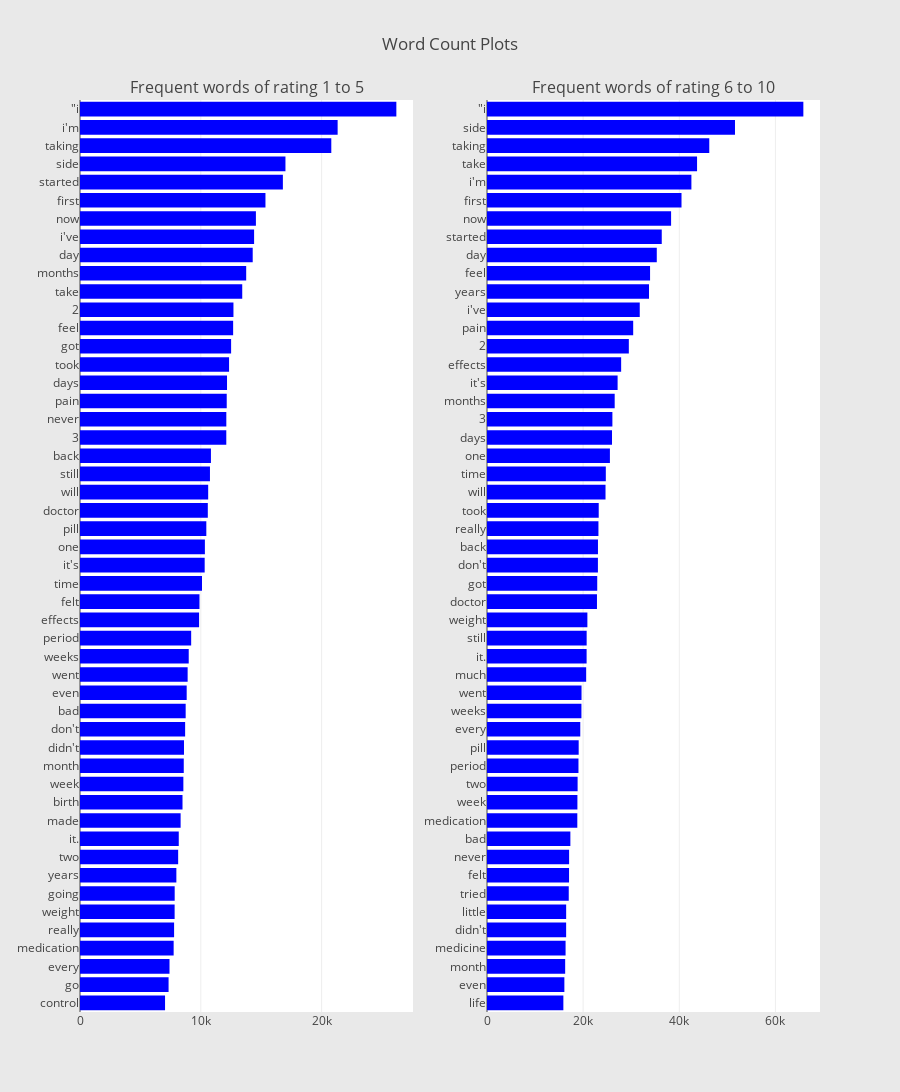

The notebook cell this image was saved under:
### Code cell
## custom function for ngram generation ##
def generate_ngrams(text, n_gram=1):
    token = [token for token in text.lower().split(" ") if token != "" if token not in STOPWORDS]
    ngrams = zip(*[token[i:] for i in range(n_gram)])
    return [" ".join(ngram) for ngram in ngrams]

## custom function for horizontal bar chart ##
def horizontal_bar_chart(df, color):
    trace = go.Bar(
        y=df["word"].values[::-1],
        x=df["wordcount"].values[::-1],
        showlegend=False,
        orientation = 'h',
        marker=dict(
            color=color,
        ),
    )
    return trace

## Get the bar chart from rating  8 to 10 review ##
freq_dict = defaultdict(int)
for sent in df_all_1_5["review"]:
    for word in generate_ngrams(sent):
        freq_dict[word] += 1
fd_sorted = pd.DataFrame(sorted(freq_dict.items(), key=lambda x: x[1])[::-1])
fd_sorted.columns = ["word", "wordcount"]
trace0 = horizontal_bar_chart(fd_sorted.head(50), 'blue')

## Get the bar chart from rating  4 to 7 review ##
freq_dict = defaultdict(int)
for sent in df_all_6_10["review"]:
    for word in generate_ngrams(sent):
        freq_dict[word] += 1
fd_sorted = pd.DataFrame(sorted(freq_dict.items(), key=lambda x: x[1])[::-1])
fd_sorted.columns = ["word", "wordcount"]
trace1 = horizontal_bar_chart(fd_sorted.head(50), 'blue')

# Creating two subplots
fig = tools.make_subplots(rows=1, cols=2, vertical_spacing=0.04,
                          subplot_titles=["Frequent words of rating 1 to 5", 
                                          "Frequent words of rating 6 to 10"])
fig.append_trace(trace0, 1, 1)
fig.append_trace(trace1, 1, 2)
fig['layout'].update(height=1200, width=900, paper_bgcolor='rgb(233,233,233)', title="Word Count Plots")
py.iplot(fig, filename='word-plots')

### Figure 1 — Plotly figure (JSON) as saved in the notebook; plotly's stock layout.template omitted (floating-point values rounded to 4 significant figures)
{"data": [{"marker": {"color": "blue"}, "orientation": "h", "showlegend": false, "x": [7041, 7333, 7410, 7753, 7789, 7834, 7839, 7977, 8126, 8176, 8330, 8486, 8557, 8590, 8609, 8703, 8748, 8832, 8911, 9001, 9203, 9858, 9891, 10100, 10322, 10339, 10457, 10581, 10611, 10759, 10840, 12111, 12113, 12147, 12171, 12341, 12510, 12678, 12703, 13431, 13758, 14298, 14413, 14563, 15353, 16795, 17008, 20804, 21329, 26189], "y": ["control", "go", "every", "medication", "really", "weight", "going", "years", "two", "it.", "made", "birth", "week", "month", "didn&#039;t", "don&#039;t", "bad", "even", "went", "weeks", "period", "effects", "felt", "time", "it&#039;s", "one", "pill", "doctor", "will", "still", "back", "3", "never", "pain", "days", "took", "got", "feel", "2", "take", "months", "day", "i&#039;ve", "now", "first", "started", "side", "taking", "i&#039;m", "\"i"], "type": "bar", "uid": "e590b8fc-ad75-11eb-af20-9b1410c69f8c", "xaxis": "x", "yaxis": "y"}, {"marker": {"color": "blue"}, "orientation": "h", "showlegend": false, "x": [15884, 16095, 16260, 16346, 16463, 16466, 17006, 17068, 17080, 17343, 18785, 18806, 18849, 19028, 19071, 19401, 19642, 19664, 20629, 20720, 20730, 20880, 22875, 22930, 23073, 23083, 23182, 23240, 24655, 24716, 25567, 26004, 26083, 26561, 27169, 27905, 29502, 30410, 31774, 33698, 33921, 35318, 36350, 38293, 40461, 42518, 43695, 46237, 51586, 65806], "y": ["life", "even", "month", "medicine", "didn&#039;t", "little", "tried", "felt", "never", "bad", "medication", "week", "two", "period", "pill", "every", "weeks", "went", "much", "it.", "still", "weight", "doctor", "got", "don&#039;t", "back", "really", "took", "will", "time", "one", "days", "3", "months", "it&#039;s", "effects", "2", "pain", "i&#039;ve", "years", "feel", "day", "started", "now", "first", "i&#039;m", "take", "taking", "side", "\"i"], "type": "bar", "uid": "e591ba86-ad75-11eb-af20-9b1410c69f8c", "xaxis": "x2", "yaxis": "y2"}], "layout": {"annotations": [{"font": {"size": 16}, "showarrow": false, "text": "Frequent words of rating 1 to 5", "x": 0.225, "xanchor": "center", "xref": "paper", "y": 1, "yanchor": "bottom", "yref": "paper"}, {"font": {"size": 16}, "showarrow": false, "text": "Frequent words of rating 6 to 10", "x": 0.775, "xanchor": "center", "xref": "paper", "y": 1, "yanchor": "bottom", "yref": "paper"}], "xaxis": {"anchor": "y", "domain": [0, 0.45], "type": "linear", "range": [0, 27570.0], "autorange": true}, "yaxis": {"anchor": "x", "domain": [0, 1], "type": "category", "range": [-0.5, 49.5], "autorange": true}, "xaxis2": {"anchor": "y2", "domain": [0.55, 1], "type": "linear", "range": [0, 69270.0], "autorange": true}, "yaxis2": {"anchor": "x2", "domain": [0, 1], "type": "category", "range": [-0.5, 49.5], "autorange": true}, "height": 1200, "width": 900, "paper_bgcolor": "rgb(233,233,233)", "title": {"text": "Word Count Plots"}}}
